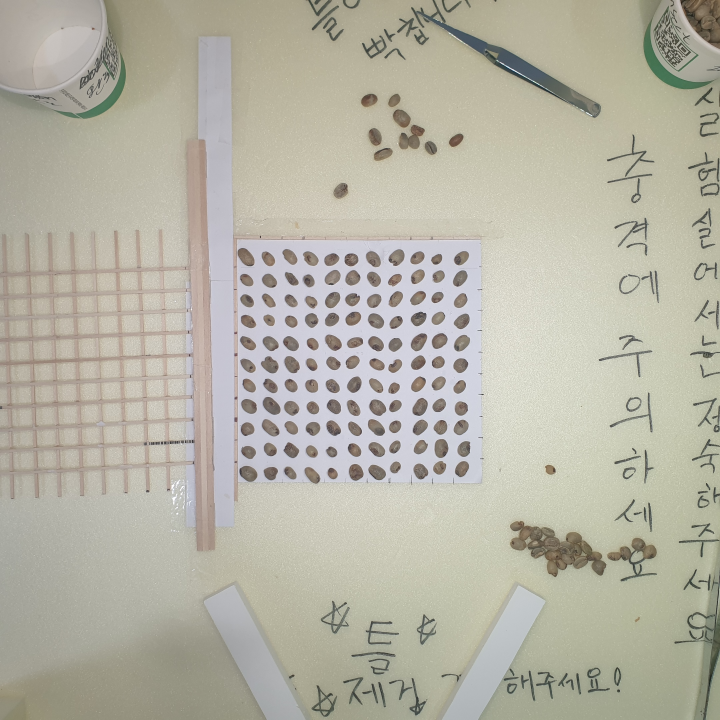
#> input picture Coffee_Inspection_Work/Data/data_phone/jpg/black_data/real_data_black/20200520_take4.jpg, 2160 x 2160 px (shown at 1/3 size)
$ python -i multi_objectDetection.py   (imports and definitions only)
#> lines starting #> are read from the running program, lines starting #| are printed output that depends on the picture; after the words box and inside, x2 and y2 are one past the last pixel; in counts of white or black regions, pixels touching at a corner belong together
#> further down, picture is the input picture: PIL image 2160x2160 RGB; mean R, G, B 181.6, 179.1, 165.3
# 필요한 모듈 불러오기
import cv2
from PIL import Image
import numpy as np
import matplotlib.pyplot as plt
import cv2
import os
import torch

def multi_objectDetection(img):
    img_color = np.array(img)
    img = np.array(img.convert('L'))
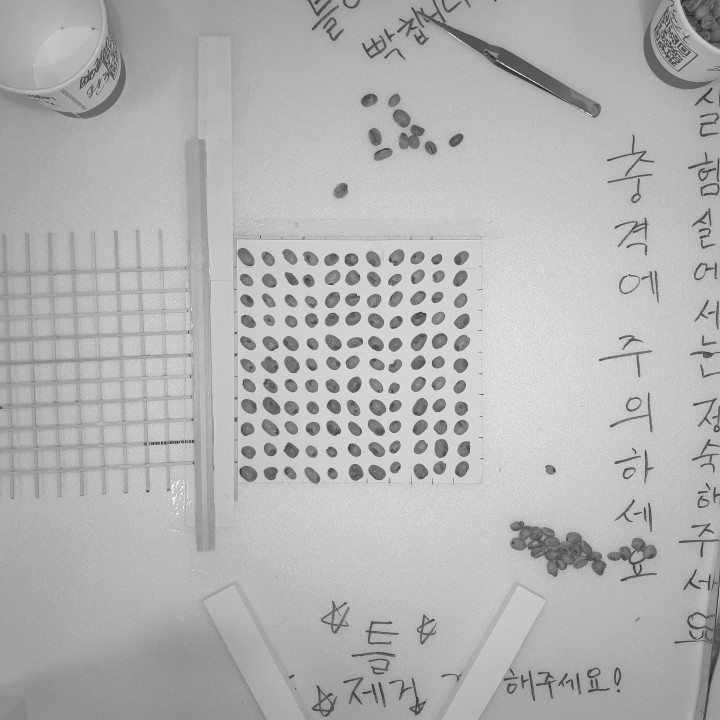
#> img: shape (2160, 2160) (shown at 1/3 size); min 19, max 255, mean 178.3

    img_color_ROI = img_color[733:1437,710:1414]
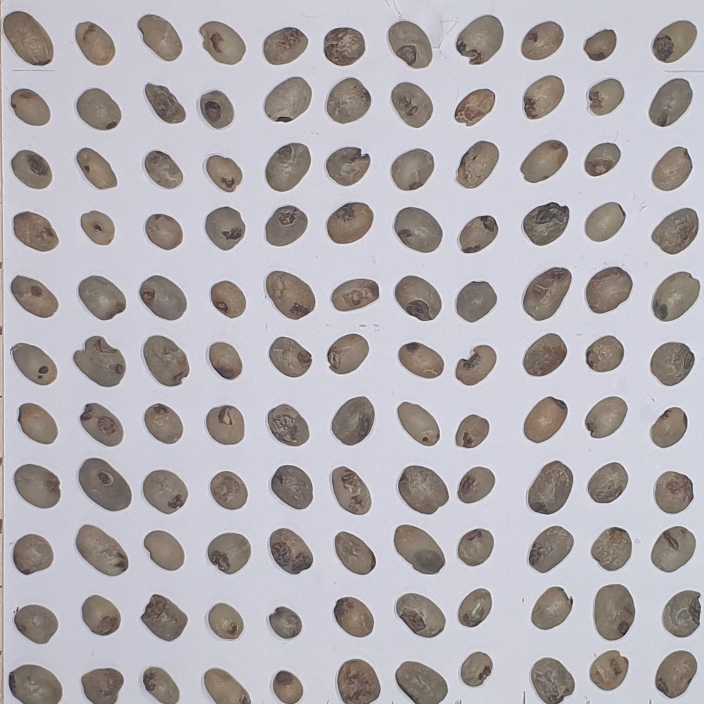
#> img_color_ROI: shape (704, 704, 3); mean R, G, B 179.6, 175.3, 179.8
    img_ROI = img[733:1437,710:1414]


    # 데이터 이진화
    _, src_bin = cv2.threshold(img_ROI, 180, 255, cv2.THRESH_BINARY)
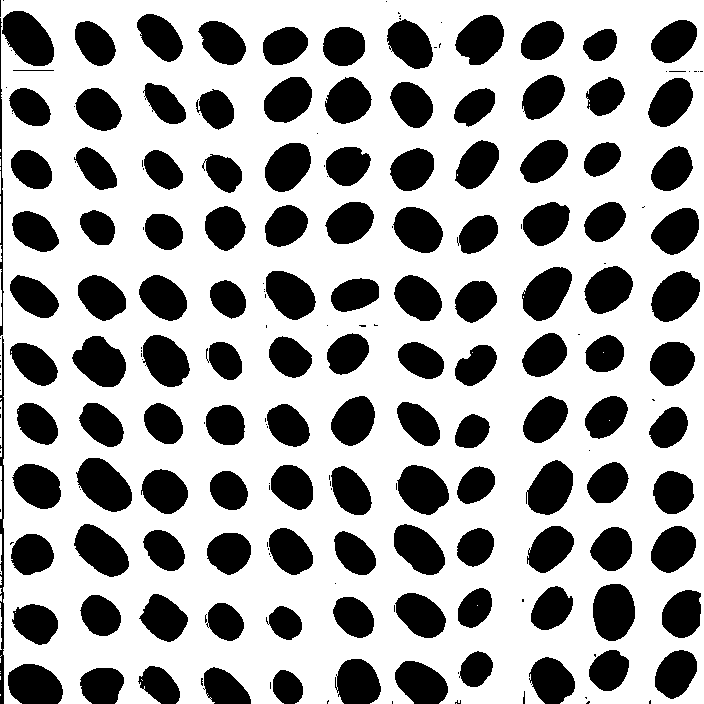
#> src_bin: shape (704, 704); 66.4% white; 214 black regions (89 under 20 px), largest, box (x1, y1, x2, y2) and area: (76, 458, 132, 512) 2023, (2, 11, 54, 66) 1968, (593, 584, 635, 641) 1926
    src_bin = cv2.bitwise_not(src_bin)

    # 데이터 처리
    img_list = list()
    nlabels, labels, stats, centroids = cv2.connectedComponentsWithStats(src_bin)
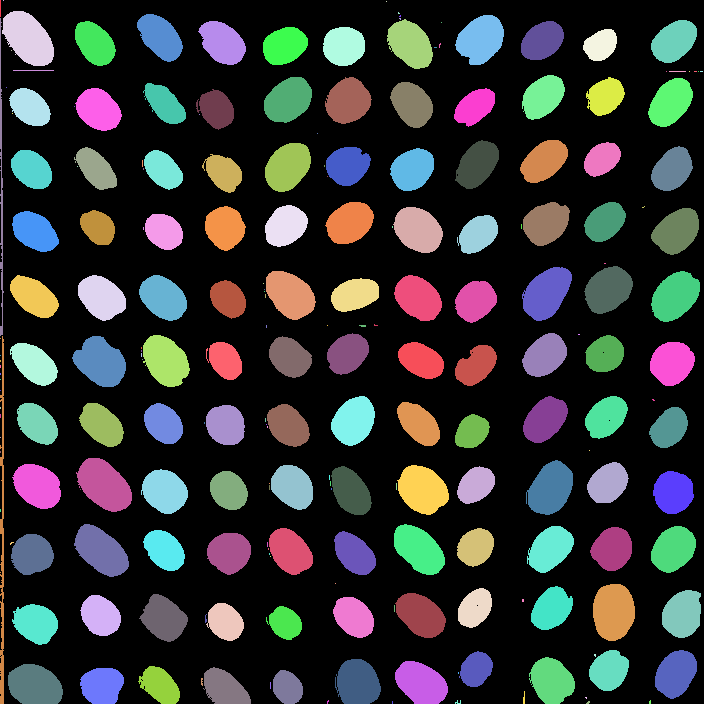
#> labels: shape (704, 704) int32; 215 distinct labels, from 0 to 214; one colour per label, 0 black
#> nlabels = 215; stats = 215 rows, first 6: [0, 0, 704, 704, 329012], [0, 0, 1, 17, 17], [3, 0, 1, 1, 1], [386, 1, 1, 1, 1], [2, 11, 52, 55, 1968], [398, 12, 2, 2, 3]; centroids = 215 pairs, first value 0 to 701, second value 0 to 702.1
    dst = cv2.cvtColor(img_ROI, cv2.COLOR_GRAY2BGR)
    alpha = 3
    SIZE = 64
    for i in range(1,nlabels):
        stat = stats[i]
        x = stat[0] - alpha
        y = stat[1] - alpha
        width = stat[2] + 2*alpha
        height = stat[3] + 2*alpha
        n_pixel = stat[4]


        # 최대 픽셀 지정해서 임계값보다 크면 패스해버리기
        if n_pixel < 500 or width > 64 or height > 64 : continue

        cv2.rectangle(dst, (x, y), (x+width, y+height), (0,100,255))


        delta_x = int((SIZE - width) / 2)
        delta_y = int((SIZE - height) / 2)

        tmp1 = img_color_ROI[y : y+height, x : x+width, :].copy()
        tmp2 = np.zeros((64,64,3), dtype = int)

        # print(stat) # 가장자리쪽에 있는 생두들은 ROI를 벗어나는것들이 있다.
        try:
            for i in range(3):
                tmp2[delta_y : delta_y + height, delta_x : delta_x + width , i] = tmp1[0:height, 0:width, i]

        except:
            print('에러다임마')

        img_list.append(tmp2)
#> this loop made 214 passes
#> (stat, x, y, width, height, n_pixel, delta_x, delta_y) on passes 4, 6, 8: ([2, 11, 52, 55, 1968], -1, 8, 58, 61, 1968, 3, 1), ([137, 14, 46, 48, 1428], 134, 11, 52, 54, 1428, 6, 5), ([455, 15, 49, 50, 1728], 452, 12, 55, 56, 1728, 4, 4)
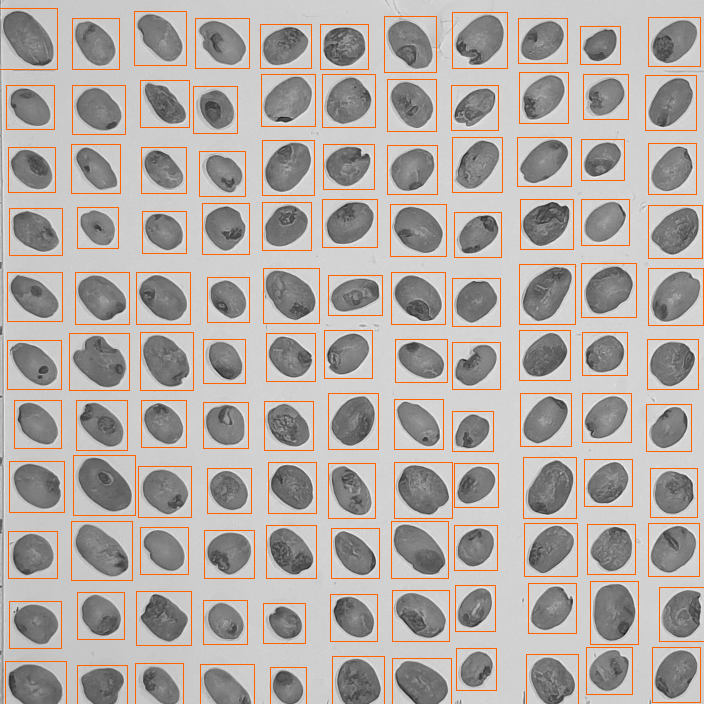
#> dst: shape (704, 704, 3); mean B, G, R 167.2, 171.9, 179.3
#> tmp2: shape (64, 64, 3) int64; every value is 0
#> after the loop, img_list = 121 items
    return img_list


# [5 lines of commented-out code are left out]

>>> from PIL import Image
>>> picture = Image.open('../Data/data_phone/jpg/black_data/real_data_black/20200520_take4.jpg')
>>> result = multi_objectDetection(picture)
#> result = 121 items
